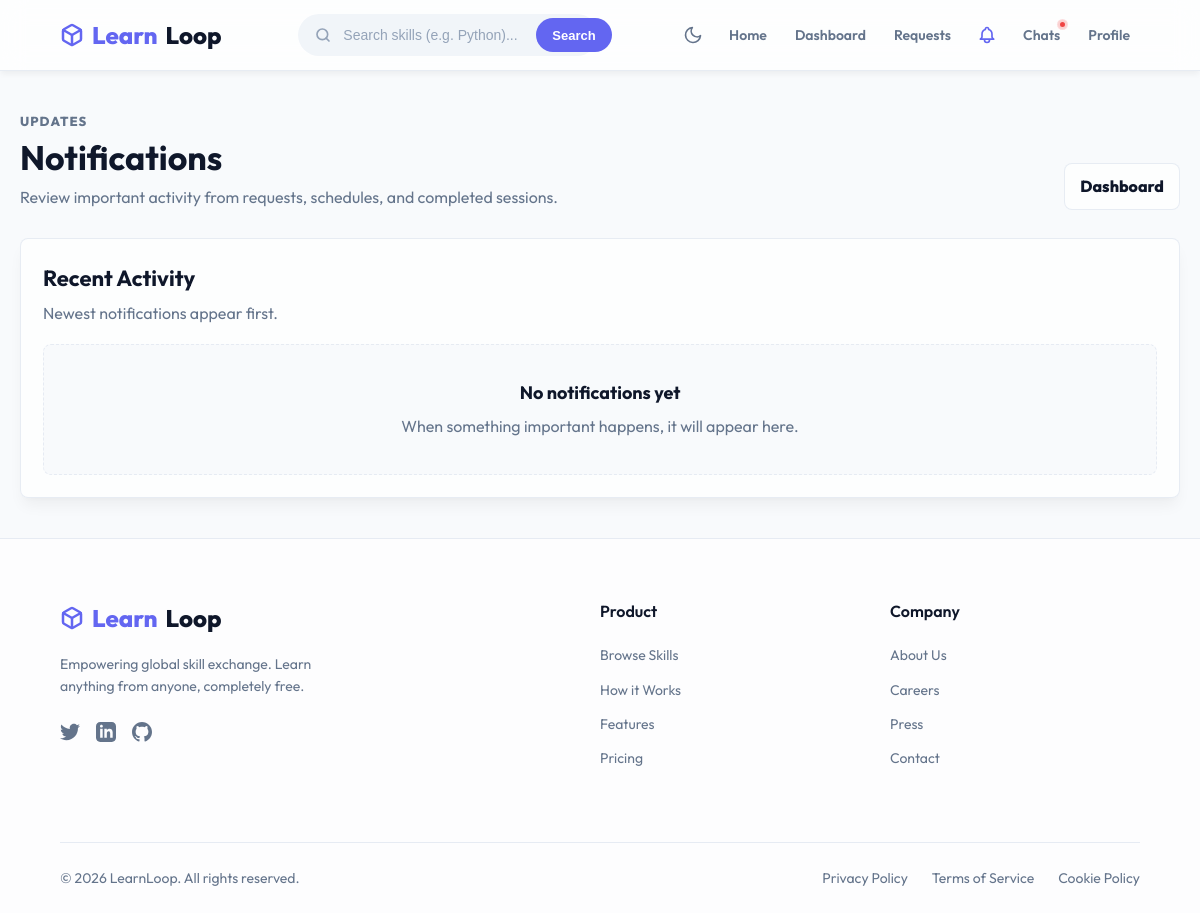
The app's page /notifications/ (signed in), older data.
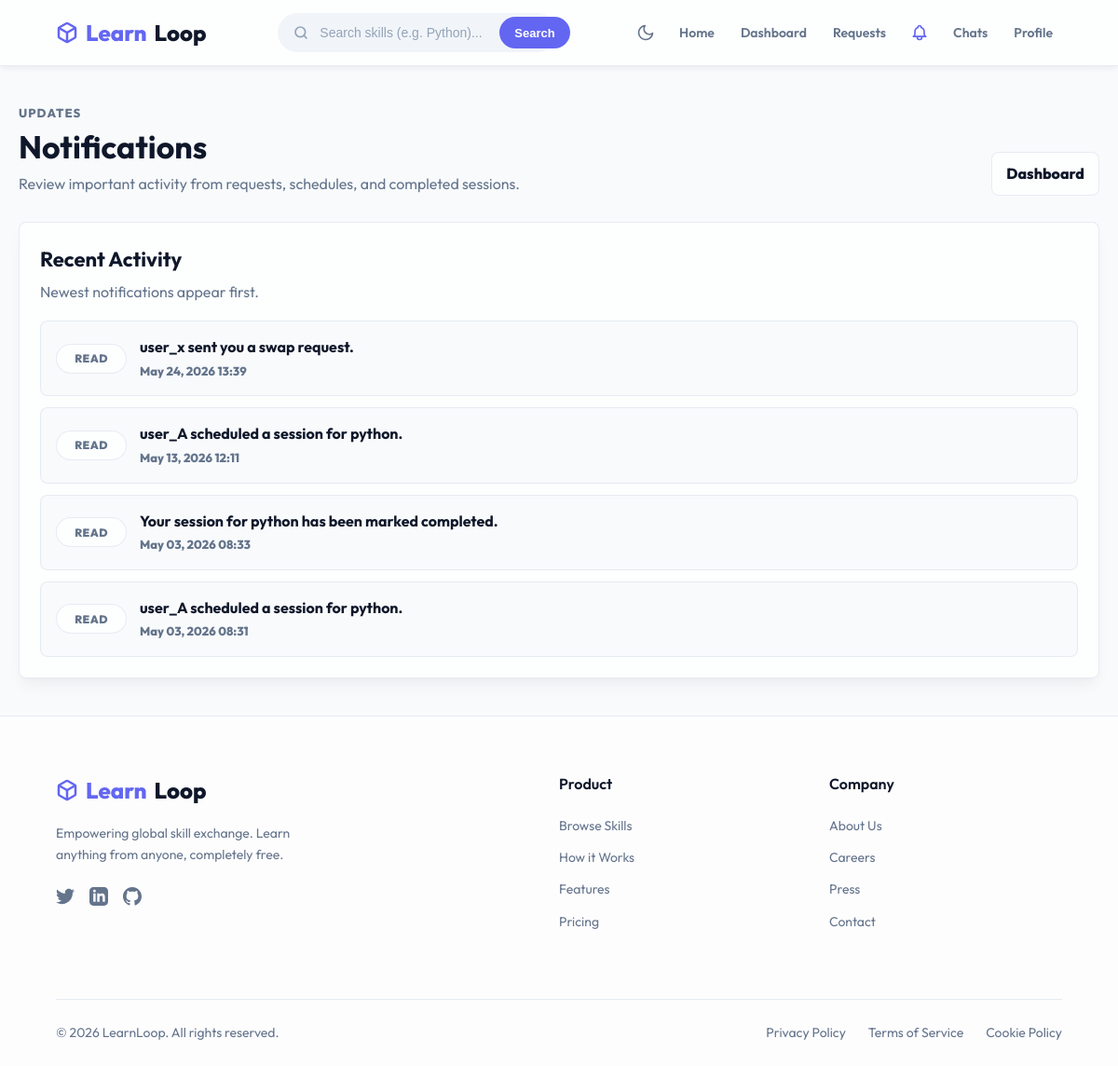
The same page, newer data.
### core/models.py (models this page shows, shortened)
class Notification(models.Model):
    user = models.ForeignKey(User, on_delete=models.CASCADE, related_name='notifications')
    message = models.TextField()
    is_read = models.BooleanField(default=False)
    created_at = models.DateTimeField(auto_now_add=True)
    class Meta:
        ordering = ['-created_at']

### core/views.py (the view)
# urls.py: path('notifications/', views.notifications_view, name='notifications'),
@login_required
def notifications_view(request):
    notifications = Notification.objects.filter(user=request.user).order_by('-created_at')
    unread_notifications_count = notifications.filter(is_read=False).count()
    read_notifications_count = notifications.filter(is_read=True).count()
    return render(request, 'notifications.html', {
        'notifications': notifications,
        'unread_notifications_count': unread_notifications_count,
        'read_notifications_count': read_notifications_count,
    })

### core/context_processors.py (called while the page is built)
def unread_notifications(request):
    if not request.user.is_authenticated:
        return {
            'navbar_unread_notifications_count': 0,
            'navbar_unread_messages_count': 0,
        }
    return {
        'navbar_unread_notifications_count': Notification.objects.filter(
            user=request.user,
            is_read=False,
        ).count(),
        'navbar_unread_messages_count': Message.objects.filter(
            receiver=request.user,
            is_read=False,
        ).count(),
    }

### core/templates/notifications.html (shortened to what this page needs)
{% extends 'base.html' %}
{% load static %}
{% block extra_css %}
<link rel="stylesheet" href="{% static 'core/css/notifications.css' %}">
{% endblock %}
{% block content %}
<div class="notifications-page">
    <header class="notifications-header">
        <div>
            <p class="eyebrow">Updates</p>
            <h1>Notifications</h1>
            <p>Review important activity from requests, schedules, and completed sessions.</p>
        </div>
        <div class="header-actions">
            <a href="/dashboard/" class="secondary-link">Dashboard</a>
        </div>
    </header>
    <section class="notifications-panel">
        <div class="panel-heading">
            <div>
                <h2>Recent Activity</h2>
                <p>Newest notifications appear first{% if unread_notifications_count %}. {{ unread_notifications_count }} unread{% endif %}.</p>
            </div>
        </div>
        <div class="notification-list">
            {% for notification in notifications %}
            <article class="notification-card {% if not notification.is_read %}unread{% endif %}">
                <div class="notification-marker">
                    {% if notification.is_read %}Read{% else %}New{% endif %}
                </div>
                <div class="notification-content">
                    <h3>{{ notification.message }}</h3>
                    <p>{{ notification.created_at|date:"M d, Y H:i" }}</p>
                </div>
            </article>
            {% empty %}
            <div class="empty-state">
                <h3>No notifications yet</h3>
                <p>When something important happens, it will appear here.</p>
            </div>
            {% endfor %}
        </div>
    </section>
</div>
{% endblock %}

### core/templates/base.html (shortened to what this page needs)
{% load static %}
<!DOCTYPE html>
<html lang="en">
<head>
    <link rel="stylesheet" href="{% static 'core/css/base.css' %}">
    {% block extra_css %}{% endblock %}
</head>
<body>
    <nav class="navbar">
        <a href="/" class="navbar-brand">
            Learn<span>Loop</span>
        </a>
        <form action="/search/" method="GET" class="search-box">
            <svg class="search-icon" width="16" height="16" viewBox="0 0 24 24" fill="none" stroke="currentColor" stroke-width="2.5" stroke-linecap="round" stroke-linejoin="round">
                <circle cx="11" cy="11" r="8"></circle>
                <line x1="21" y1="21" x2="16.65" y2="16.65"></line>
            </svg>
            <input type="text" name="q" placeholder="Search skills (e.g. Python)..." required>
            <button type="submit" class="search-submit">Search</button>
        </form>
        <div class="navbar-nav">
            <button id="theme-toggle" class="theme-btn" aria-label="Toggle dark mode">
                <svg id="theme-icon-dark" width="20" height="20" viewBox="0 0 24 24" fill="none" stroke="currentColor"
                    stroke-width="2" stroke-linecap="round" stroke-linejoin="round">
                    <path d="M21 12.79A9 9 0 1 1 11.21 3 7 7 0 0 0 21 12.79z"></path>
                </svg>
            </button>
            <a href="/" class="nav-link {% if request.path == '/' %}active{% endif %}">Home</a>
            {% if user.is_authenticated %}
            <a href="/dashboard/" class="nav-link {% if request.path == '/dashboard/' %}active{% endif %}">Dashboard</a>
            <a href="/requests/" class="nav-link {% if request.path == '/requests/' %}active{% endif %}">Requests</a>
            <a href="/notifications/" class="nav-link nav-icon-link {% if request.path == '/notifications/' %}active{% endif %}" title="Notifications" aria-label="Notifications">
            </a>
            <a href="/chats/" class="nav-link nav-badge-link {% if '/chats/' in request.path %}active{% endif %}">
                Chats
                {% if navbar_unread_messages_count %}
                <span class="notification-badge chat-badge" aria-label="{{ navbar_unread_messages_count }} unread messages"></span>
                {% endif %}
            </a>
            <a href="/profile/" class="nav-link {% if request.path == '/profile/' %}active{% endif %}">Profile</a>
            {% else %}
            <a href="/login/" class="nav-link {% if request.path == '/login/' %}active{% endif %}">Login</a>
            <a href="/register/" class="nav-btn {% if request.path == '/register/' %}active{% endif %}">Sign Up Free</a>
            {% endif %}
        </div>
    </nav>
    <main class="container">
        {% block content %}
        {% endblock %}
    </main>
    <footer class="footer">
        <div class="footer-container">
            <div class="footer-brand-col">
                <a href="/" class="footer-brand">
                    Learn<span>Loop</span>
                </a>
                <p class="footer-desc">Empowering global skill exchange. Learn anything from anyone, completely free.</p>
                <div class="social-links">
                    <a href="#" aria-label="Twitter"></a>
                    <a href="#" aria-label="LinkedIn"></a>
                    <a href="#" aria-label="GitHub"></a>
                </div>
            </div>
            <div class="footer-links-col">
                <h4>Product</h4>
                <a href="/search/">Browse Skills</a>
                <a href="#">How it Works</a>
                <a href="#">Features</a>
                <a href="#">Pricing</a>
            </div>
            <div class="footer-links-col">
                <h4>Company</h4>
                <a href="#">About Us</a>
                <a href="#">Careers</a>
                <a href="#">Press</a>
                <a href="#">Contact</a>
            </div>
        </div>
        <div class="footer-bottom">
            <div class="footer-copyright">
                &copy; 2026 LearnLoop. All rights reserved.
            </div>
            <div class="footer-legal-links">
                <a href="#">Privacy Policy</a>
                <a href="#">Terms of Service</a>
                <a href="#">Cookie Policy</a>
            </div>
        </div>
    </footer>
</body>
</html>

### core/static/core/css/notifications.css (style rules this page uses)
.notifications-page { display: flex; flex-direction: column; gap: 28px; animation: notificationsFadeUp 0.35s ease-out both; }
.notifications-header { display: flex; justify-content: space-between; align-items: flex-end; gap: 24px; }
.eyebrow { color: var(--primary); font-size: 13px; font-weight: 800; letter-spacing: 0.08em; text-transform: uppercase; margin-bottom: 6px; }
.notifications-header h1 { color: var(--text-main); font-size: 34px; line-height: 1.15; margin-bottom: 8px; }
.notifications-header p { color: var(--text-muted); max-width: 680px; }
.header-actions { display: flex; gap: 10px; align-items: center; flex-wrap: wrap; justify-content: flex-end; }
.secondary-link, .primary-action { min-height: 42px; display: inline-flex; align-items: center; justify-content: center; border-radius: 8px; padding: 10px 15px; font-weight: 800; text-decoration: none; border: 1px solid transparent; transition: transform 0.2s ease, background 0.2s ease, border-color 0.2s ease, color 0.2s ease; }
.secondary-link { color: var(--text-main); background: var(--card-bg); border-color: var(--border-color); }
.notifications-panel { background: var(--card-bg); border: 1px solid var(--border-color); border-radius: 8px; box-shadow: var(--shadow-md); }
.notifications-panel { padding: 22px; }
.panel-heading { margin-bottom: 18px; }
.panel-heading h2 { color: var(--text-main); font-size: 22px; margin-bottom: 4px; }
.panel-heading p { color: var(--text-muted); }
.notification-list { display: flex; flex-direction: column; gap: 12px; }
.notification-card { display: grid; grid-template-columns: 76px minmax(0, 1fr) auto; gap: 14px; align-items: center; background: var(--bg-color); border: 1px solid var(--border-color); border-radius: 8px; padding: 16px; transition: transform 0.2s ease, box-shadow 0.2s ease, border-color 0.2s ease; }
.notification-marker { min-height: 32px; display: inline-flex; align-items: center; justify-content: center; border-radius: 999px; background: var(--card-bg); border: 1px solid var(--border-color); color: var(--text-muted); font-size: 12px; font-weight: 900; text-transform: uppercase; letter-spacing: 0.04em; }
.notification-content h3 { color: var(--text-main); font-size: 16px; line-height: 1.4; overflow-wrap: anywhere; }
.notification-content p { color: var(--text-muted); font-size: 13px; font-weight: 800; margin-top: 4px; }

Row changes from the older to the newer data that the page shows:
added Notification: is_read "READ", message "user_x sent you a swap request.", created_at "May 24, 2026 13:39"
added Notification: is_read "READ", message "user_A scheduled a session for python.", created_at "May 13, 2026 12:11"
added Notification: is_read "READ", message "Your session for python has been marked completed.", created_at "May 03, 2026 08:33"
added Notification: is_read "READ", message "user_A scheduled a session for python.", created_at "May 03, 2026 08:31"
Text that changed along with them:
text no longer shown: "No notifications yet When something important happens, it will appear here."
